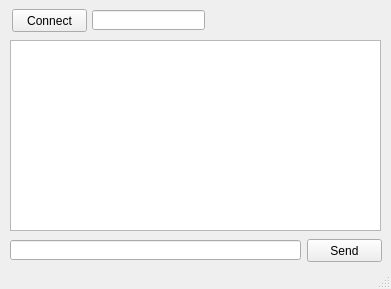
<?xml version="1.0" encoding="UTF-8"?>
<ui version="4.0">
 <author>saifrinds1</author>
 <class>MainWindow</class>
 <widget class="QMainWindow" name="MainWindow">
  <property name="windowModality">
   <enum>Qt::NonModal</enum>
  </property>
  <property name="geometry">
   <rect>
    <x>0</x>
    <y>0</y>
    <width>391</width>
    <height>289</height>
   </rect>
  </property>
  <property name="windowTitle">
   <string>MainWindow</string>
  </property>
  <property name="windowIcon">
   <iconset>
    <normaloff>../../Pictures/serial-port-icon.png</normaloff>../../Pictures/serial-port-icon.png</iconset>
  </property>
  <property name="autoFillBackground">
   <bool>false</bool>
  </property>
  <property name="iconSize">
   <size>
    <width>96</width>
    <height>48</height>
   </size>
  </property>
  <property name="dockNestingEnabled">
   <bool>false</bool>
  </property>
  <widget class="QWidget" name="centralwidget">
   <widget class="QPushButton" name="btnConnect">
    <property name="geometry">
     <rect>
      <x>12</x>
      <y>9</y>
      <width>75</width>
      <height>23</height>
     </rect>
    </property>
    <property name="text">
     <string>Connect</string>
    </property>
   </widget>
   <widget class="QLineEdit" name="etxtSerialPortName">
    <property name="geometry">
     <rect>
      <x>92</x>
      <y>10</y>
      <width>113</width>
      <height>20</height>
     </rect>
    </property>
    <property name="inputMask">
     <string/>
    </property>
    <property name="text">
     <string/>
    </property>
    <property name="echoMode">
     <enum>QLineEdit::NoEcho</enum>
    </property>
   </widget>
   <widget class="QListView" name="listView">
    <property name="geometry">
     <rect>
      <x>10</x>
      <y>40</y>
      <width>371</width>
      <height>191</height>
     </rect>
    </property>
   </widget>
   <widget class="QPushButton" name="btnSend">
    <property name="geometry">
     <rect>
      <x>307</x>
      <y>239</y>
      <width>75</width>
      <height>23</height>
     </rect>
    </property>
    <property name="text">
     <string>Send</string>
    </property>
   </widget>
   <widget class="QLineEdit" name="etxtMsg">
    <property name="geometry">
     <rect>
      <x>10</x>
      <y>240</y>
      <width>291</width>
      <height>20</height>
     </rect>
    </property>
    <property name="inputMask">
     <string/>
    </property>
    <property name="text">
     <string/>
    </property>
    <property name="echoMode">
     <enum>QLineEdit::NoEcho</enum>
    </property>
   </widget>
  </widget>
  <widget class="QMenuBar" name="menubar">
   <property name="geometry">
    <rect>
     <x>0</x>
     <y>0</y>
     <width>391</width>
     <height>21</height>
    </rect>
   </property>
  </widget>
  <widget class="QStatusBar" name="statusbar"/>
  <action name="actionSEND">
   <property name="text">
    <string>SEND</string>
   </property>
  </action>
 </widget>
 <resources/>
 <connections/>
</ui>
